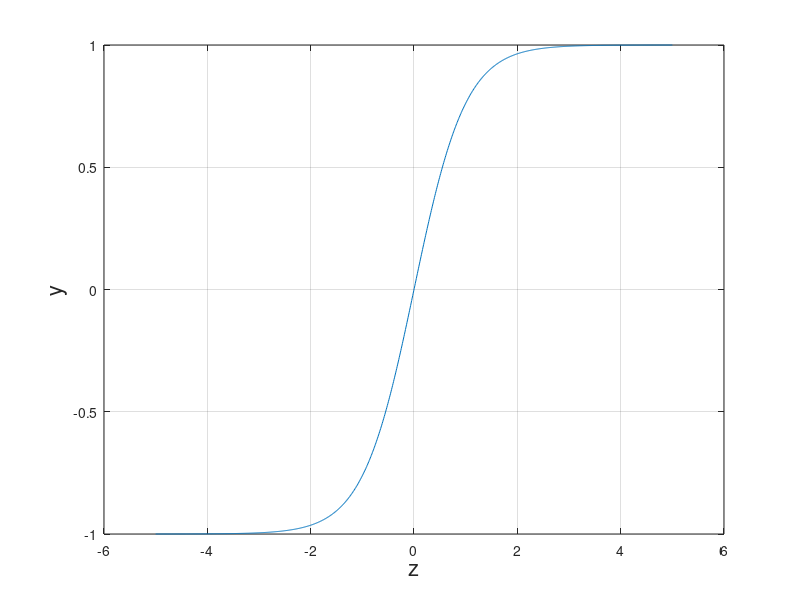

This figure's MATLAB source: (Note: this script raises an error after producing the figure.)
clear all;close all;clc

p = [1];

z = linspace(-5,5,1000);

for i=1:1:length(p)

    y(i,:) = tanh(p(i).*z);

    d(i,:) = p(i).*(1 - tanh(y(i,:).^2));

end

figure()
plot(z, y(1,:))
% hold on
% plot(z, y(2,:))
% plot(z, y(3,:))
% plot(z, y(4,:))
% hold off
grid on
xlabel('z', 'FontSize', 16)
ylabel('y', 'FontSize', 16)
ax = gca;
ax.FontSize = 10; 

%lgd = legend('p = 0.8','p = 1.0','p = 1.5','p = 3');
%lgd.FontSize = 10;



figure()
plot(z, d(1,:))
% hold on
% plot(z, d(2,:))
% plot(z, d(3,:))
% plot(z, d(4,:))
% hold off
grid on
xlabel('z', 'FontSize', 16)
ylabel('d', 'FontSize', 16)
ax = gca;
ax.FontSize = 10; 

%lgd = legend('p = 0.8','p = 1.0','p = 1.5','p = 3');
%lgd.FontSize = 10;